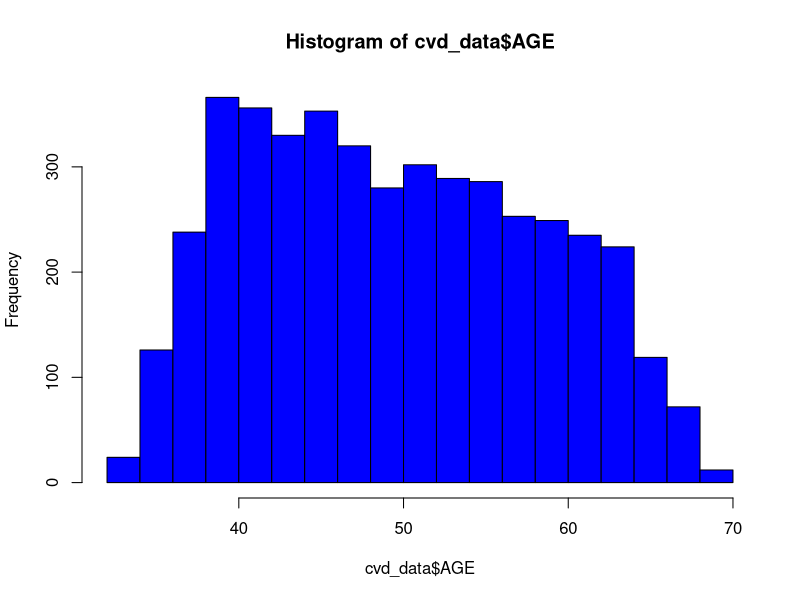
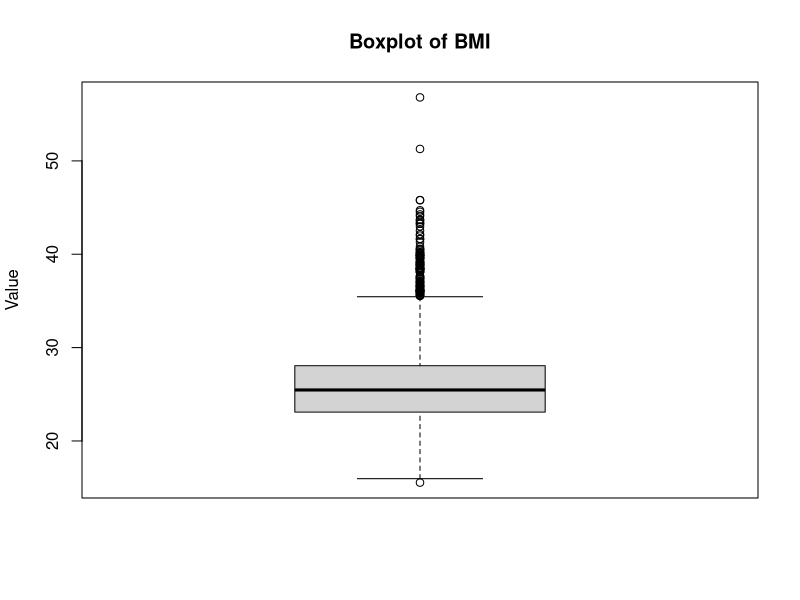
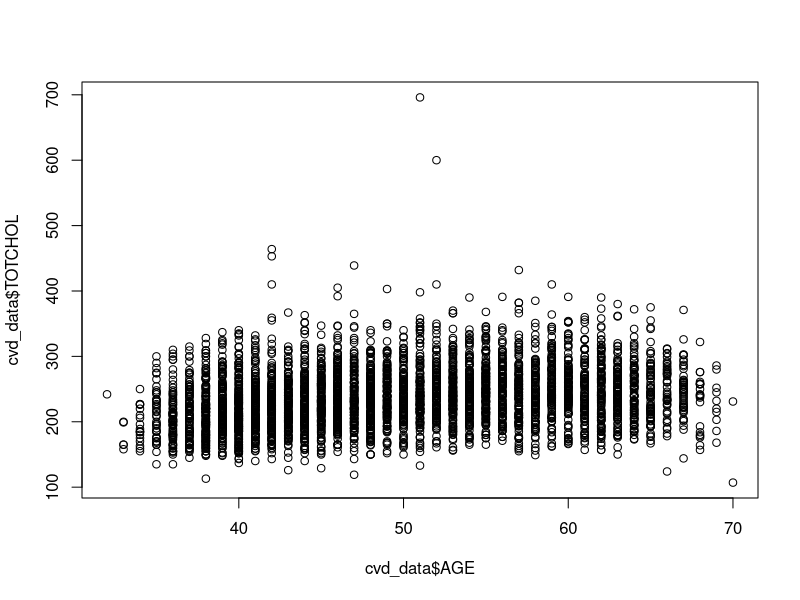
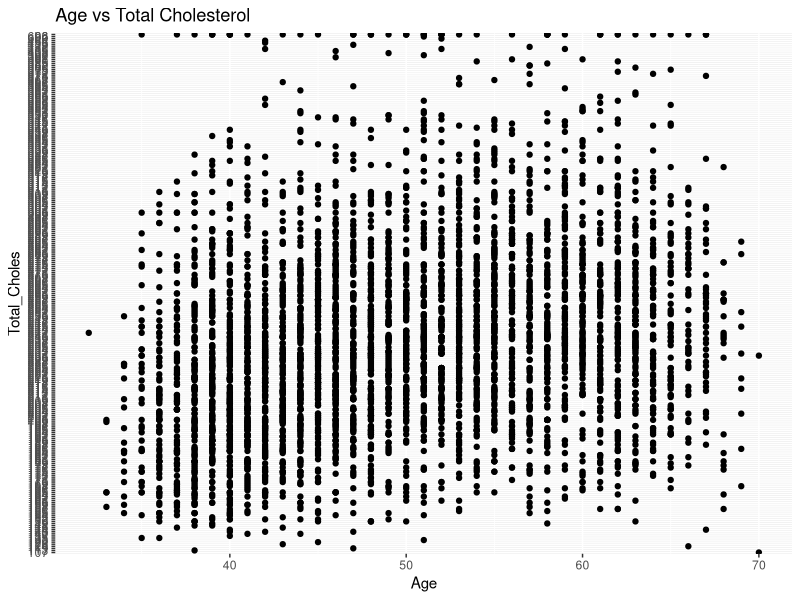

The R script that drew these images, in order:
# Basic R Syntax and Commands

# Variables and data types

patient_id <- "P001"  # Character type
smoker <- TRUE       # Logical type
age <- 30 #Numeric type

someMatrix <- matrix(1:9, nrow=3)

someList <- list(age, patient_id, smoker)

data_frame <- data.frame(ID=c(1,2), Name=c("Alice", "Bob"))

#___________________________________________________________________

# Loading the dataset
cvd_data <- read.csv("dataCVD.csv")
head(cvd_data)

#____________________________________________________________________

#Data Manipulation / Cleaning

# Convert character columns to numeric, unable to convert in excel :()
cvd_data$BMI<- as.numeric(as.character(cvd_data$BMI))
cvd_data

# Check for NAs
na_count_per_column <- sapply(cvd_data, function(x) sum(is.na(x)))
na_count_per_column

# Handling missing values
cvd_data$BMI[is.na(cvd_data$BMI)] <- mean(cvd_data$BMI, na.rm = TRUE)
cvd_data #recheck for columns with NAs with above code

# cvd_data$age: This is accessing the age column of the cvd_data data frame.
# is.na(cvd_data$age): This checks for NA values (missing values) in the age 
# column.
# mean(cvd_data$age, na.rm = TRUE): This calculates the mean of the age column 
# while ignoring NA values (na.rm = TRUE).

# cvd_data$age[is.na(cvd_data$age)] <- ...: This is attempting to replace all 
# NA values in the age column with the mean age.


# Data transformation
cvd_data$age_group <- ifelse(cvd_data$AGE > 50, 
                             "Above 50", 
                             "50 or Below")
cvd_data

#__________________________________________________________________________

#Exploratory Data Analysis

str(cvd_data) #structure of the data
head(cvd_data) # First 6 rows

#________________________________________________________________________

# Basic Data Analysis

# Descriptive statistics
summary(cvd_data$TOTCHOL)

# Simple visualizations
hist(cvd_data$AGE, col= 'blue')

# Basic Boxplot
boxplot(cvd_data$BMI, main = "Boxplot of BMI", ylab = "Value")

# Scatter plot
length(cvd_data$age)
length(cvd_data$TOTCHOL)

plot(cvd_data$AGE, cvd_data$TOTCHOL)

#______________________________________________________

# Using packages for Data Manipulation and Visualizations

# dplyr and ggplot2
library(dplyr)
library(ggplot2)


# Data manipulation with dplyr
cvd_data <- cvd_data %>%
  filter(AGE > 18) %>%
  arrange(desc(TOTCHOL))

cvd_data
# cvd_data <- ...: This part is reassigning the result of the operations back 
# to the cvd_data variable. It's updating cvd_data with the new modified data frame.

# %>%: This is the pipe operator from the magrittr package, commonly used in 
# dplyr. It allows you to pass the result of one function directly into the 
# next function, making the code more readable and reducing the need for 
# intermediate variables.

# filter(AGE > 18):
# filter() is a dplyr function used to subset rows based on a particular condition.
# AGE > 18 is the condition being applied. This line will keep only the rows 
# where the value of the AGE column is greater than 18.

# arrange(desc(TOTCHOL)):
# arrange() is another dplyr function used to sort a data frame.
# desc(TOTCHOL) indicates that the sorting is to be done on the TOTCHOL 
# column in descending order (desc stands for 'descending').


# Advanced visualizations with ggplot2
ggplot(cvd_data, aes(x=AGE, y=TOTCHOL)) +
  geom_point() +
  labs(title="Age vs Total Cholesterol", x="Age", y="Total_Choles")


